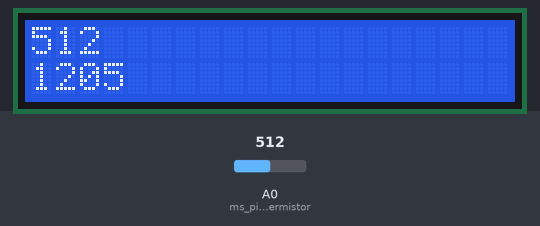
A sketch run on a simulated Arduino Uno, built with avr-gcc and run on an emulated ATmega328P. Parts: 20×2 character LCD. Inputs (shaded band) come from the test bench; at power-on: A0 (ms_pin_thermistor) = 512.

Above: at 1.25 s.
1.3 s: A0 (ms_pin_thermistor) set to 716
At 1.36 s:
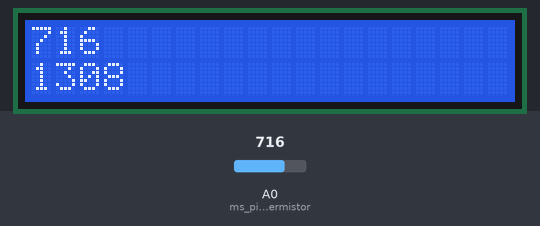
3.1 s: A0 (ms_pin_thermistor) set to 900
At 3.23 s:
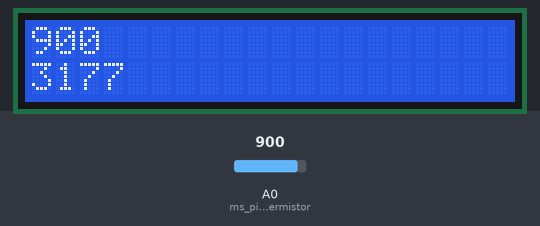
4.6 s: A0 (ms_pin_thermistor) set to 1023
At 4.68 s:
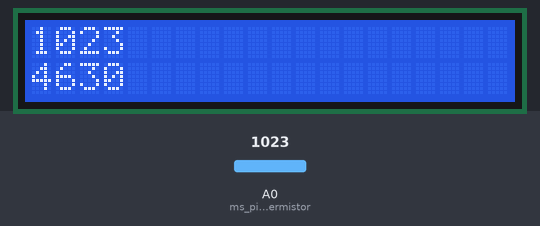

The sketch:

CppArduinoExample2.ino
```cpp
#include "Arduino.h"
#include "LiquidCrystal.h"

const int ms_pin_rs =  6 ; //Arduino pin that connects to R/S pin of LCD display
const int ms_pin_e  =  7; //Arduino pin that connects to E   pin of LCD display
const int ms_pin_d4 =  8; //Arduino pin that connects to D4  pin of LCD display
const int ms_pin_d5 =  A5; //Arduino pin that connects to D5  pin of LCD display
const int ms_pin_d6 =  A2; //Arduino pin that connects to D6  pin of LCD display
const int ms_pin_d7 =  A3; //Arduino pin that connects to D7  pin of LCD display

const int ms_pin_v0 =  5; //Arduino pin that connects to V0  pin of LCD display

const int ms_pin_thermistor = A0;
LiquidCrystal lcd(
      ms_pin_rs,
      ms_pin_e,
      ms_pin_d4,
      ms_pin_d5,
      ms_pin_d6,
      ms_pin_d7
    );

void setup()
{
  pinMode(ms_pin_thermistor,INPUT);
  lcd.begin(20,2);
}

void loop()
{
  lcd.clear();
  lcd.setCursor(0,0);
  const int thermistor = analogRead(ms_pin_thermistor);
  lcd.print(thermistor);
  lcd.setCursor(0,1);
  const int time = millis();
  lcd.print(time);
  delay(100);
}
```
